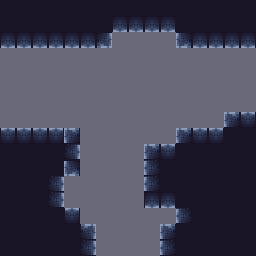

This is a level from a 2D game, rendered from its Tiled map with the project's own tilesets. A one-line summary and the complete map file follow:
An orthogonal 16x16 tile map with 16x16 px tiles, 4 tile layers (Plat_values, Plat, Sadari_values, IntGrid_baked), 3 tilesets.

<map version="1.4" tiledversion="1.4.2" orientation="orthogonal" renderorder="right-down" compressionlevel="0" width="16" height="16" tilewidth="16" tileheight="16" infinite="0" backgroundcolor="#696A79" nextlayerid="5" nextobjectid="1"><tileset firstgid="1" name="Dungeon_Tile_Set2" tilewidth="16" tileheight="16" tilecount="270" columns="15" objectalignment="topleft" margin="0" spacing="0"><image source="..\..\Dungeon Tile Set.png" width="240" height="288" /></tileset><tileset firstgid="271" name="Sadari" tilewidth="16" tileheight="16" tilecount="1" columns="1" objectalignment="topleft"><image source="Sadari.intgrid.png" width="16" height="16" /></tileset><tileset firstgid="272" name="Plat" tilewidth="16" tileheight="16" tilecount="1" columns="1" objectalignment="topleft"><image source="Plat.intgrid.png" width="16" height="16" /></tileset><layer id="1" name="Plat_values" width="16" height="16" opacity="1"><data encoding="csv">272,272,272,272,272,272,272,272,272,272,272,272,272,272,272,272,272,272,272,272,272,272,272,272,272,272,272,272,272,272,272,272,272,272,272,272,272,272,272,0,0,0,0,272,272,272,272,272,0,0,0,0,0,0,0,0,0,0,0,0,0,0,0,0,0,0,0,0,0,0,0,0,0,0,0,0,0,0,0,0,0,0,0,0,0,0,0,0,0,0,0,0,0,0,0,0,0,0,0,0,0,0,0,0,0,0,0,0,0,0,0,0,0,0,0,0,0,0,0,0,0,0,0,0,0,0,272,272,272,272,272,272,272,0,0,0,0,0,0,272,272,272,272,272,272,272,272,272,272,0,0,0,0,272,272,272,272,272,272,272,272,272,272,272,272,0,0,0,0,272,272,272,272,272,272,272,272,272,272,272,0,0,0,0,0,272,272,272,272,272,272,272,272,272,272,272,0,0,0,0,0,272,272,272,272,272,272,272,272,272,272,272,272,0,0,0,0,0,0,272,272,272,272,272,272,272,272,272,272,272,0,0,0,0,272,272,272,272,272,272,272,272,272,272,272,272,0,0,0,0,272,272,272,272,272,272</data></layer><layer id="2" name="Plat" width="16" height="16" opacity="1"><data encoding="csv">93,93,93,93,93,93,93,93,93,93,93,93,93,93,93,93,93,93,93,93,93,93,93,1073741902,1073741902,1073741902,1073741902,93,93,93,93,93,1073741902,1073741902,1073741902,1073741902,1073741902,1073741902,3221225551,0,0,0,0,1073741903,1073741902,1073741902,1073741902,1073741902,0,0,0,0,0,0,0,0,0,0,0,0,0,0,0,0,0,0,0,0,0,0,0,0,0,0,0,0,0,0,0,0,0,0,0,0,0,0,0,0,0,0,0,0,0,0,0,0,0,0,0,0,0,0,0,0,0,0,0,0,0,0,0,0,0,0,0,0,0,0,0,0,0,0,0,0,0,0,77,78,78,78,78,78,2147483727,0,0,0,0,0,0,77,78,78,93,93,93,93,93,93,94,0,0,0,0,77,78,93,93,93,93,93,93,93,93,93,3221225551,0,0,0,0,2147483742,93,93,93,93,93,93,93,93,93,94,0,0,0,0,0,2147483742,93,93,93,93,93,93,93,93,93,94,0,0,0,0,0,1073741902,1073741902,93,93,93,93,93,93,93,93,93,2147483726,0,0,0,0,0,0,2147483742,93,93,93,93,93,93,93,93,93,2147483725,0,0,0,0,77,93,93,93,93,93,93,93,93,93,93,94,0,0,0,0,2147483742,93,93,93,93,93</data></layer><layer id="3" name="Sadari_values" width="16" height="16" opacity="1"><data encoding="csv">0,0,0,0,0,0,0,0,0,0,0,0,0,0,0,0,0,0,0,0,0,0,0,0,0,0,0,0,0,0,0,0,0,0,0,0,0,0,0,0,0,0,0,0,0,0,0,0,0,0,0,0,0,0,0,0,0,0,0,0,0,0,0,0,0,0,0,0,0,0,0,0,0,0,0,0,0,0,0,0,0,0,0,0,0,0,0,0,0,0,0,0,0,0,0,0,0,0,0,0,0,0,0,0,0,0,0,0,0,0,0,0,0,0,0,0,0,0,0,0,0,0,0,0,0,0,0,0,0,0,0,0,0,0,0,0,0,0,0,0,0,0,0,0,0,0,0,0,0,0,0,0,0,0,0,0,0,0,0,0,0,0,0,0,0,0,0,0,0,0,0,0,0,0,0,0,0,0,0,0,0,0,0,0,0,0,0,0,0,0,0,0,0,0,0,0,0,0,0,0,0,0,0,0,0,0,0,0,0,0,0,0,0,0,0,0,0,0,0,0,0,0,0,0,0,0,0,0,0,0,0,0,0,0,0,0,0,0,0,0,0,0,0,0,0,0,0,0,0,0,0,0,0,0,0,0</data></layer><layer id="4" name="IntGrid_baked" width="16" height="16" opacity="1"><data encoding="csv">0,0,0,0,0,0,0,0,0,0,0,0,0,0,0,0,0,0,0,0,0,0,0,0,0,0,0,0,0,0,0,0,0,0,0,0,0,0,109,0,0,0,0,107,0,0,0,0,0,0,0,0,0,0,0,0,0,0,0,0,0,0,0,0,0,0,0,0,0,0,0,0,0,0,0,0,0,0,0,0,0,0,0,0,0,0,0,0,0,0,0,0,0,0,0,0,0,0,0,0,0,0,0,0,0,0,0,0,0,0,0,0,0,0,0,0,0,0,0,0,0,0,0,0,0,0,0,0,0,0,0,0,0,0,0,0,0,0,0,0,0,0,0,0,0,0,0,0,0,0,0,0,0,0,0,0,0,0,0,0,0,0,0,0,0,0,0,0,0,0,0,0,0,0,0,0,0,0,0,0,0,0,0,0,0,0,0,0,0,0,0,0,0,0,0,0,0,0,0,0,0,0,0,0,0,0,0,0,0,0,0,0,0,0,0,0,0,0,0,0,0,0,0,0,0,0,0,0,0,0,0,0,0,0,0,0,0,0,0,0,0,0,0,0,0,0,0,0,0,0,0,0,0,0,0,0</data></layer></map>
